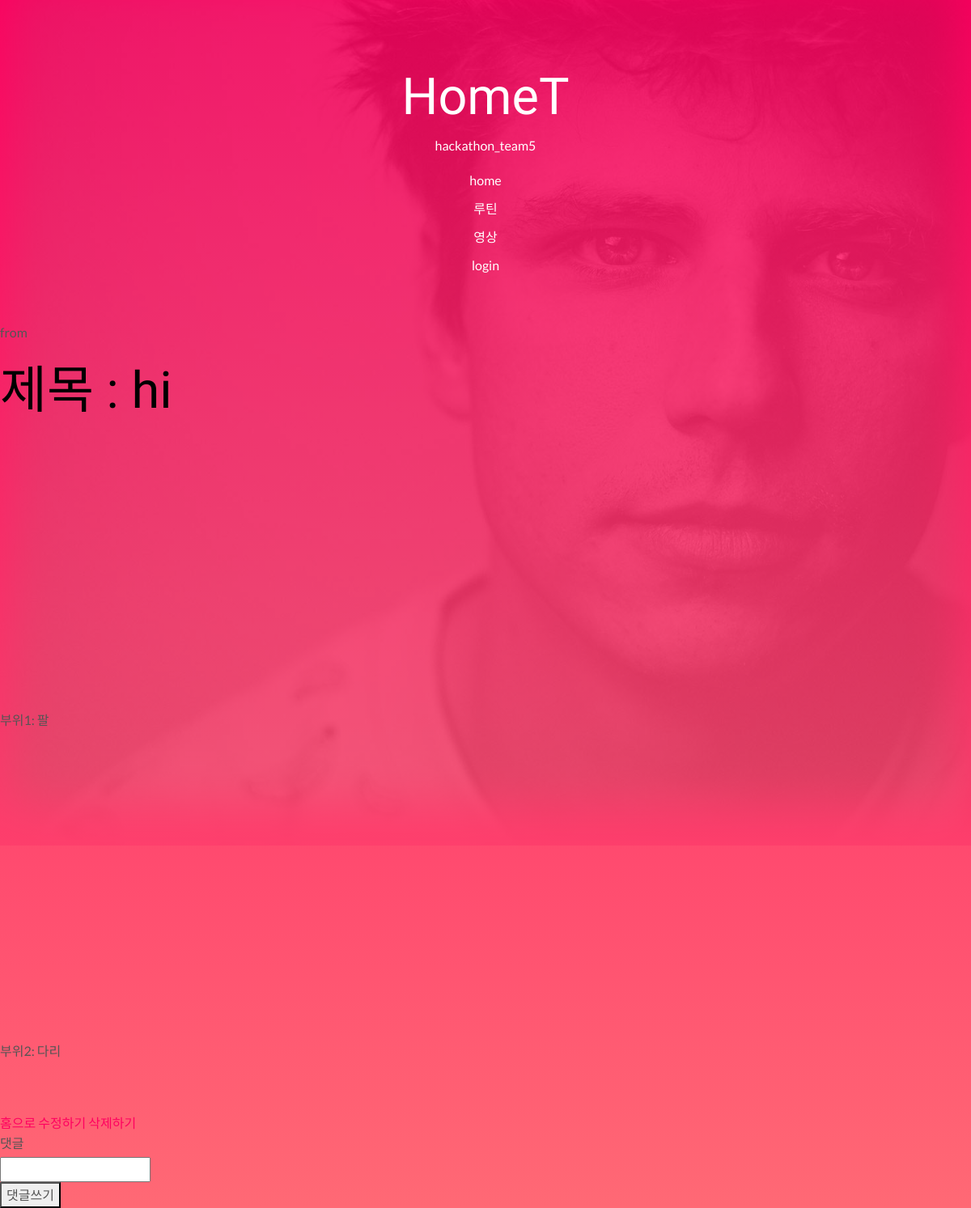
The app's page /routinepage/detail/1 with its own data.
### routinepage/models.py (models this page shows, shortened)
class Routine(models.Model):
    WORKOUT_PART =(
        ('하체','하체'),
        ('상체','상체'),
        ('복근','복근'),
    )
    title = models.CharField(max_length=200)
    url1 = models.CharField(max_length=500)
    part1 = models.CharField(max_length=2, choices=WORKOUT_PART, default='하체')
    url2 = models.CharField(max_length=500)
    part2 = models.CharField(max_length=2, choices=WORKOUT_PART, default='상체')
    writer = models.ForeignKey(settings.AUTH_USER_MODEL, on_delete=models.CASCADE)

### routinepage/views.py (the view)
# urls.py: path('detail/<int:post_id>',views.detail, name="detail"),
def detail(request, post_id):
    onepost = get_object_or_404(Routine, pk=post_id)
    comments = onepost.comment_set.all()
    return render(request, 'detail.html', {'onepost' : onepost, 'comments' : comments})

### routinepage/templates/detail.html (shortened to what this page needs)
{% extends 'base.html' %}
{% block content %}
from
<h1>제목 : {{onepost.title}}</h1>
<br>
<iframe width="560", height="315"
src="{{onepost.url1}}"
frameborder="0"
allow="accelerometer; autoplay; encrypted-media; gyroscope; picture-in-picture"
allowfullscreen>
</iframe>
<p>부위1: {{onepost.part1}}</p>
<br><br>
<iframe width="560", height="315"
src="{{onepost.url2}}"
frameborder="0"
allow="accelerometer; autoplay; encrypted-media; gyroscope; picture-in-picture"
allowfullscreen>
</iframe>
<p>부위2: {{onepost.part2}}</p>
<br><br>
<a href="{% url 'routinepage:home' %}"> 홈으로</a>
<a href="{% url 'routinepage:postedit' onepost.id%}"> 수정하기</a>
<a href="{% url 'routinepage:postdelete' onepost.id%}"> 삭제하기</a>
<form action="{%url 'routinepage:commentcreate' onepost.id %}" method ="POST">
    <div>
        <label for="comment_content">댓글</label><br>
        <input type="text" name="comment_content" id="comment_content">
    </div>
    <button type="submit">댓글쓰기</button>
</form>
{% endblock %}

### templates/base.html (style rules this page uses)
html, body { width: 100%; }

### records on screen
Routine: title "hi", part1 "팔", part2 "다리"
